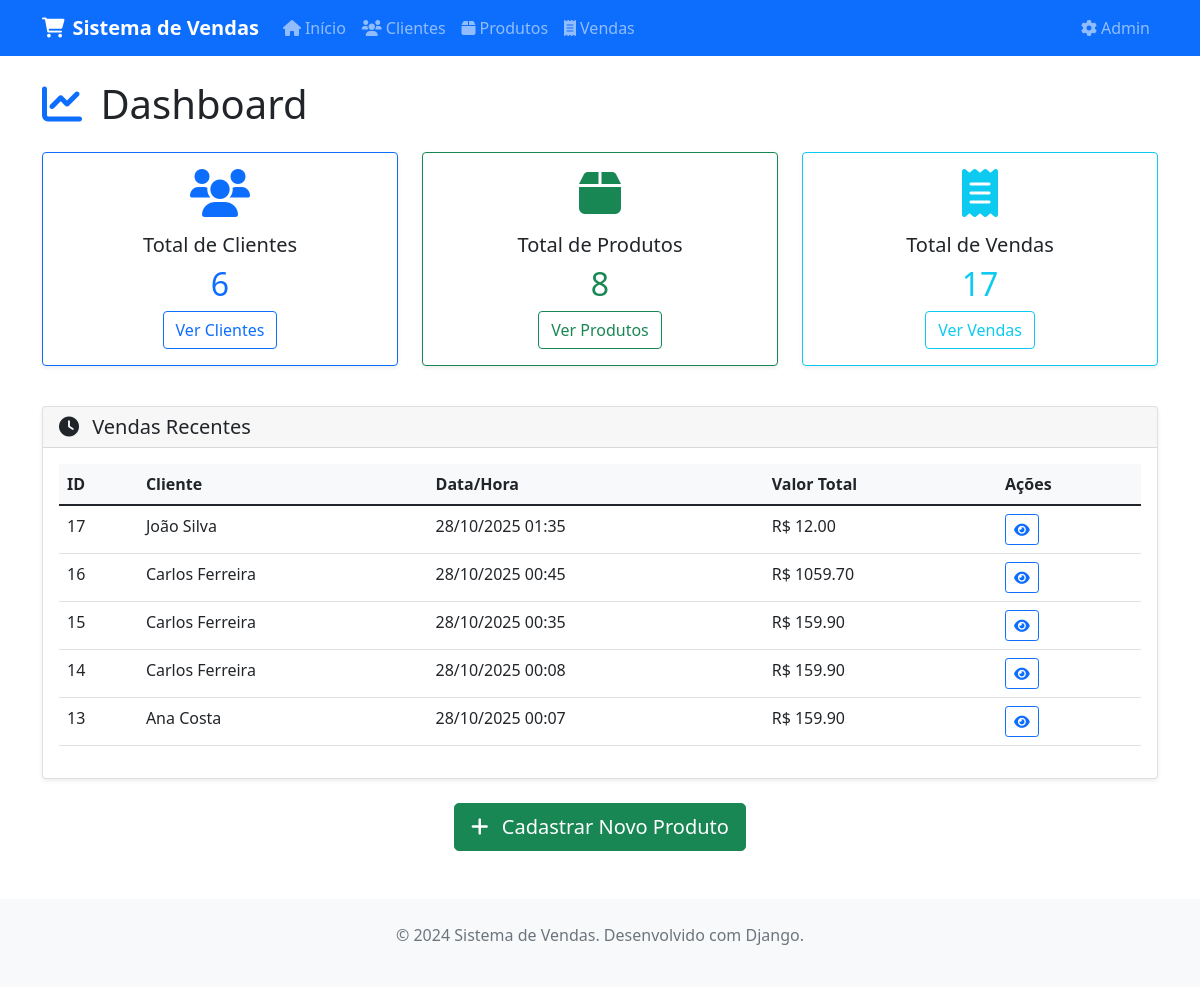
/vendas/, run on an earlier commit of the app's database.
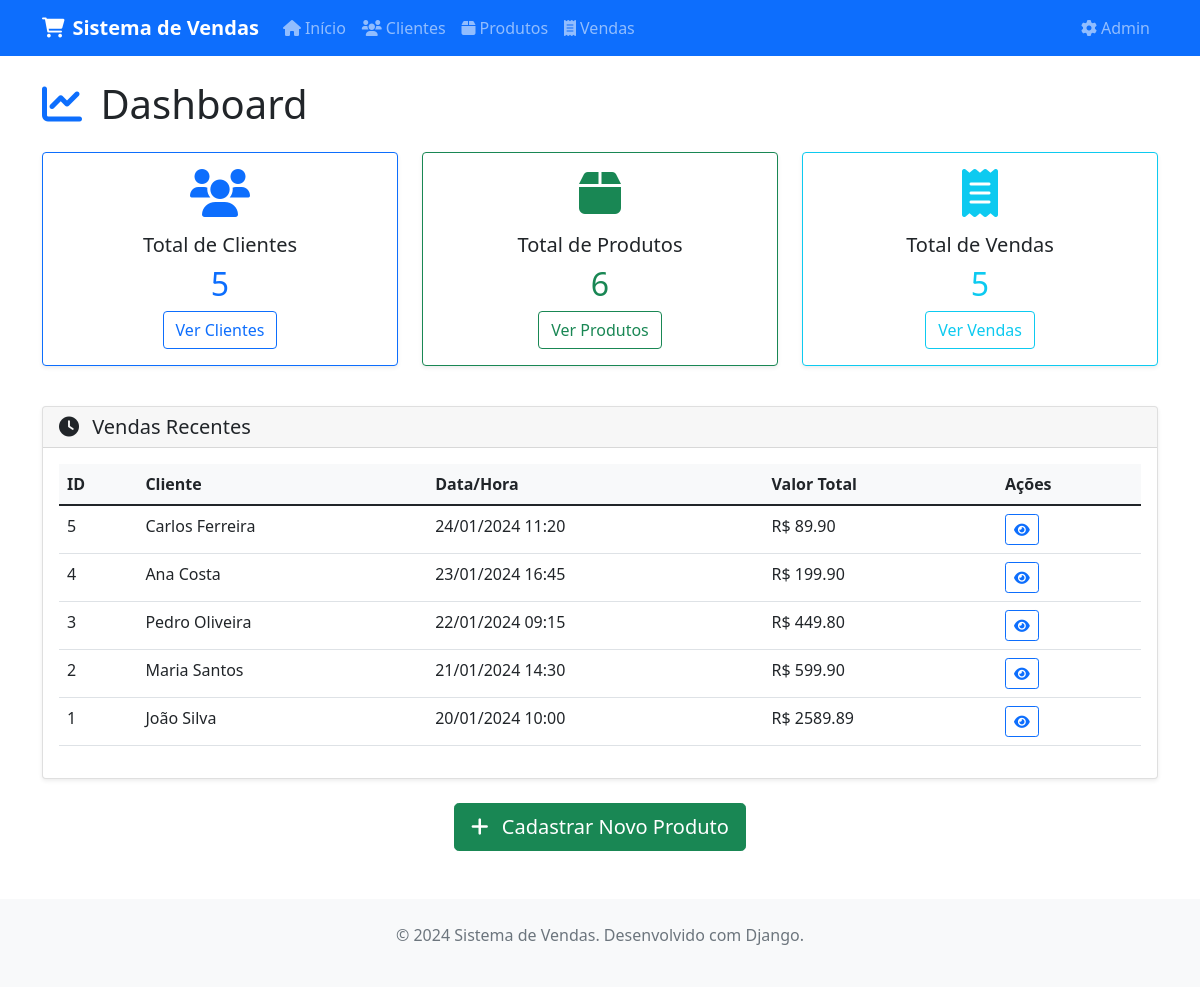
And on a later commit of the database.
### vendas/models.py (models this page shows, shortened)
class Venda(models.Model):
    STATUS_CHOICES = [
        ('processamento', 'Em Processamento'),
        ('pago', 'Pago'),
        ('cancelado', 'Cancelado'),
    ]
    cliente = models.ForeignKey(Cliente, on_delete=models.CASCADE, verbose_name="Cliente")
    produtos = models.ManyToManyField(Produto, through='ItemVenda', verbose_name="Produtos")
    data_hora = models.DateTimeField(default=timezone.now, verbose_name="Data e Hora")
    valor_total = models.DecimalField(max_digits=10, decimal_places=2, verbose_name="Valor Total")
    status = models.CharField(max_length=20, choices=STATUS_CHOICES, default='processamento', verbose_name="Status")
    valor_total = models.DecimalField(
        max_digits=10, decimal_places=2,
        default=0,
        editable=False,
        verbose_name="Valor Total",
    )
    class Meta:
        verbose_name = "Venda"
        verbose_name_plural = "Vendas"
        ordering = ['-data_hora']

class Cliente(models.Model):
    nome = models.CharField(max_length=200, verbose_name="Nome")
    email = models.EmailField(verbose_name="E-mail")
    data_cadastro = models.DateTimeField(auto_now_add=True, verbose_name="Data de Cadastro")
    class Meta:
        verbose_name = "Cliente"
        verbose_name_plural = "Clientes"
        ordering = ['nome']

### vendas/views.py (the view)
# urls.py: 2. Add a URL to urlpatterns:  path('', views.home, name='home')
def home(request):
    context = {
        'total_clientes': Cliente.objects.count(),
        'total_produtos': Produto.objects.count(),
        'total_vendas': Venda.objects.count(),
        'vendas_recentes': Venda.objects.order_by('-data_hora')[:5],
    }
    return render(request, 'vendas/home.html', context)

### vendas/templates/vendas/home.html (shortened to what the changed rows need)
{% extends 'vendas/base.html' %}
{% block content %}
<div class="row">
    <div class="col-12">
        <h1 class="mb-4">
            <i class="fas fa-chart-line text-primary me-2"></i>
            Dashboard
        </h1>
    </div>
</div>
<div class="row mb-4">
    <div class="col-md-4 mb-3">
        <div class="card text-center border-primary">
            <div class="card-body">
                <i class="fas fa-users fa-3x text-primary mb-3"></i>
                <h5 class="card-title">Total de Clientes</h5>
                <h2 class="text-primary">{{ total_clientes }}</h2>
                <a href="{% url 'vendas:cliente_list' %}" target="_blank" class="btn btn-outline-primary">
                    Ver Clientes
                </a>
            </div>
        </div>
    </div>
    <div class="col-md-4 mb-3">
        <div class="card text-center border-success">
            <div class="card-body">
                <i class="fas fa-box fa-3x text-success mb-3"></i>
                <h5 class="card-title">Total de Produtos</h5>
                <h2 class="text-success">{{total_produtos}}</h2>
                <a href="{% url 'vendas:produto_list' %}" class="btn btn-outline-success">
                    Ver Produtos
                </a>
            </div>
        </div>
    </div>
    <div class="col-md-4 mb-3">
        <div class="card text-center border-info">
            <div class="card-body">
                <i class="fas fa-receipt fa-3x text-info mb-3"></i>
                <h5 class="card-title">Total de Vendas</h5>
                <h2 class="text-info">{{ total_vendas }}</h2>
                <a href="{% url 'vendas:venda_list' %}" class="btn btn-outline-info">
                    Ver Vendas
                </a>
            </div>
        </div>
    </div>
</div>
<div class="row">
    <div class="col-12">
        <div class="card">
            <div class="card-body">
                {% if vendas_recentes %}
                    <div class="table-responsive">
                        <table class="table table-hover">
                            <thead>
                                <tr>
                                    <th>ID</th>
                                    <th>Cliente</th>
                                    <th>Data/Hora</th>
                                    <th>Valor Total</th>
                                    <th>Ações</th>
                                </tr>
                            </thead>
                            <tbody>
                                {% for venda in vendas_recentes %}
                                <tr>
                                    <td>{{ venda.id }}</td>
                                    <td>{{ venda.cliente.nome }}</td>
                                    <td>{{ venda.data_hora|date:"d/m/Y H:i" }}</td>
                                    <td>R$ {{ venda.valor_total }}</td>
                                    <td>
                                        <a href="{% url 'vendas:venda_detail' venda.pk %}"
                                           class="btn btn-sm btn-outline-primary">
                                            <i class="fas fa-eye"></i>
                                        </a>
                                    </td>
                                </tr>
                                {% endfor %}
                            </tbody>
                        </table>
                    </div>
                {% else %}
                    <p class="text-muted text-center py-3">
                        <i class="fas fa-info-circle me-2"></i>
                        Nenhuma venda registrada ainda.
                    </p>
                {% endif %}
            </div>
        </div>
    </div>
</div>
{% endblock %}

What changed in the data, as far as the page shows it:
removed Venda: id "17", cliente.nome "João Silva", data_hora "28/10/2025 01:35", valor_total "12.00"
removed Venda: id "16", cliente.nome "Carlos Ferreira", data_hora "28/10/2025 00:45", valor_total "1059.70"
removed Venda: id "15", cliente.nome "Carlos Ferreira", data_hora "28/10/2025 00:35", valor_total "159.90"
removed Venda: id "14", cliente.nome "Carlos Ferreira", data_hora "28/10/2025 00:08", valor_total "159.90"
removed Venda: id "13", cliente.nome "Ana Costa", data_hora "28/10/2025 00:07", valor_total "159.90"
now on this page (row unchanged): Venda: id "5", cliente.nome "Carlos Ferreira", data_hora "24/01/2024 11:20", valor_total "89.90"
now on this page (row unchanged): Venda: id "4", cliente.nome "Ana Costa", data_hora "23/01/2024 16:45", valor_total "199.90"
now on this page (row unchanged): Venda: id "3", cliente.nome "Pedro Oliveira", data_hora "22/01/2024 09:15", valor_total "449.80"
now on this page (row unchanged): Venda: id "2", cliente.nome "Maria Santos", data_hora "21/01/2024 14:30", valor_total "599.90"
now on this page (row unchanged): Venda: id "1", cliente.nome "João Silva", data_hora "20/01/2024 10:00", valor_total "2589.89"
Also different on the page:
{{ total_clientes }}: "6" → "5"
{{ total_produtos }}: "8" → "6"
{{ total_vendas }}: "17" → "5"
